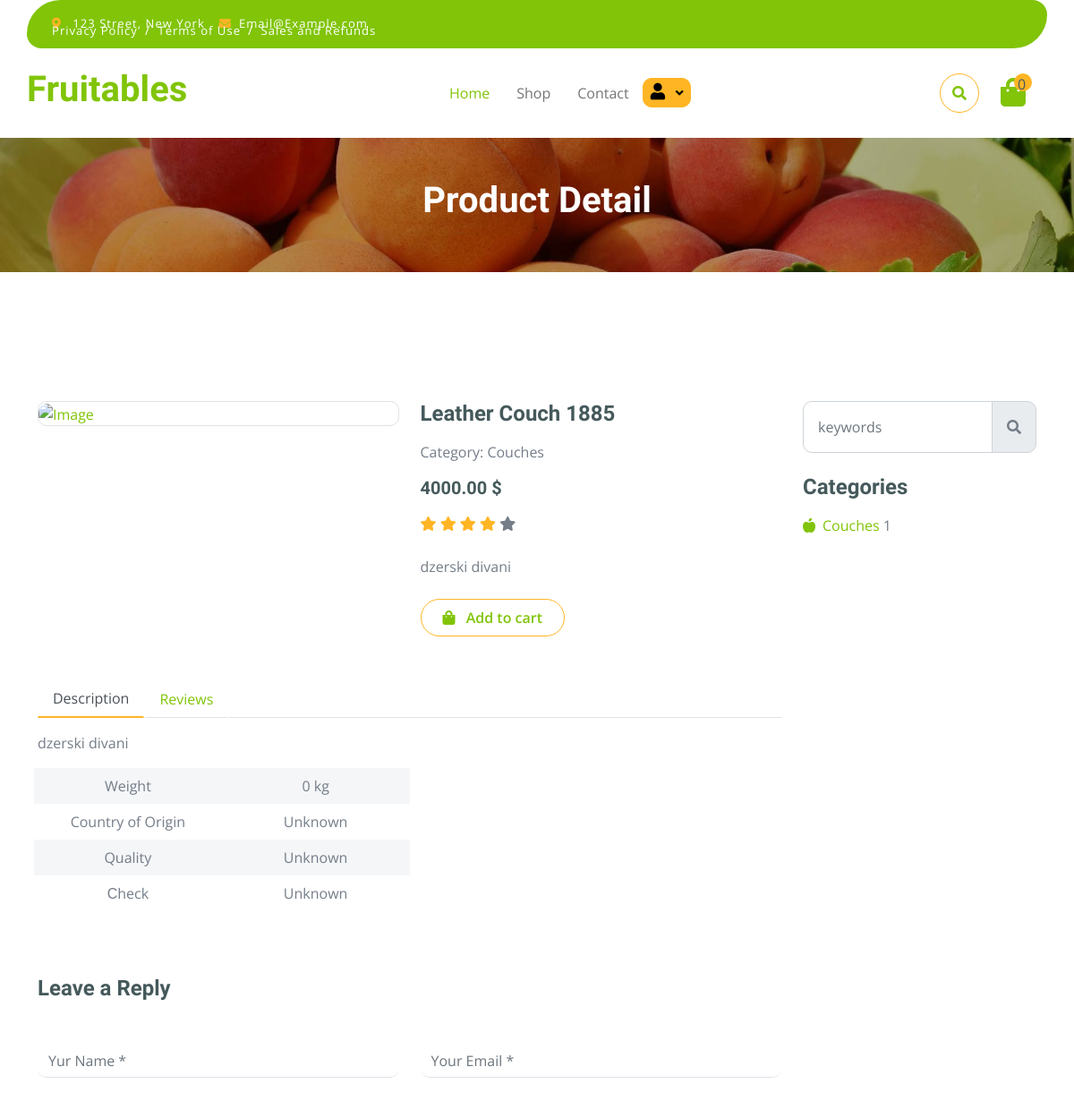
Before: /store/products/2/ (upper part) with the older database file.
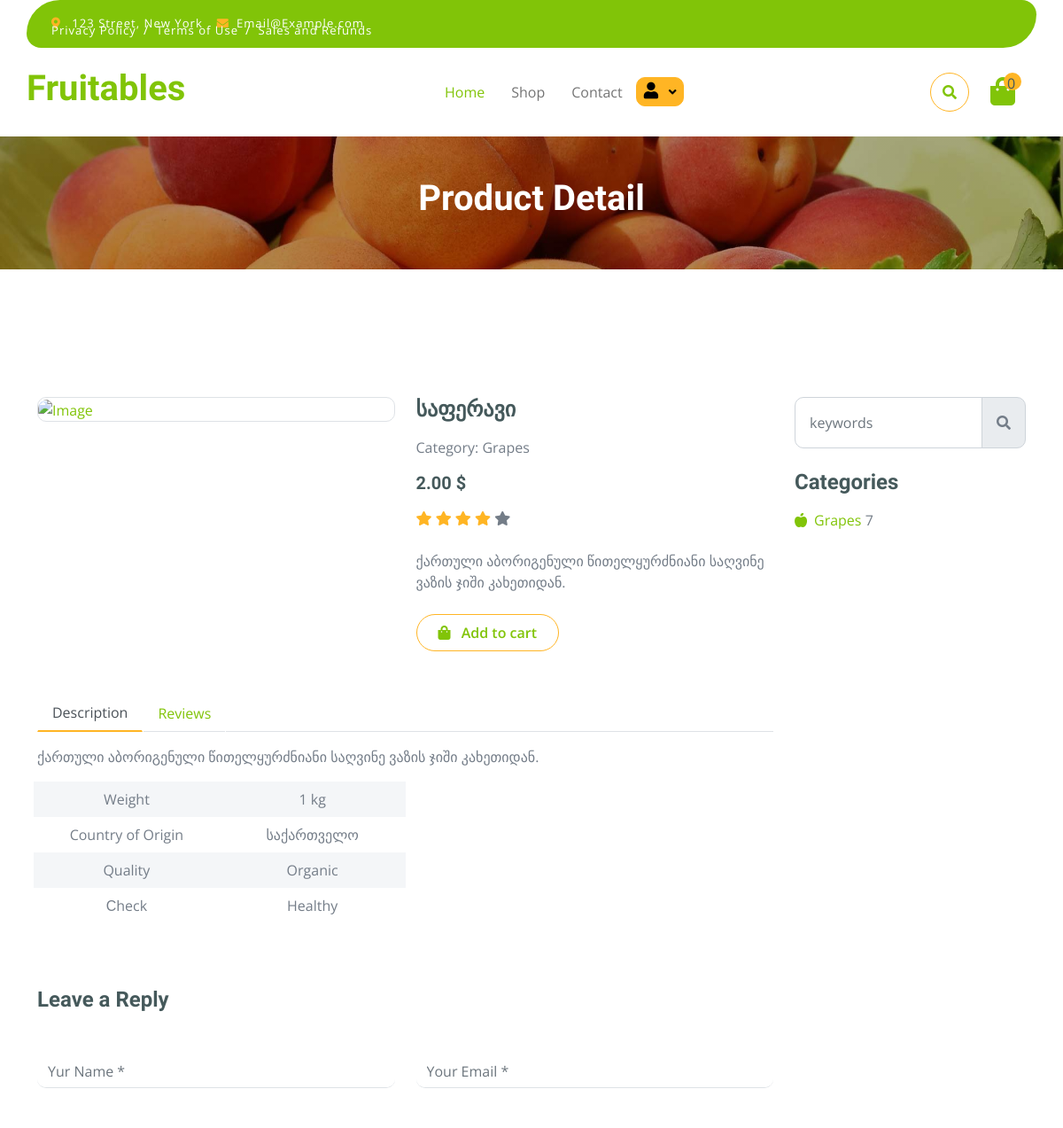
After: the same page with the newer database file.
### store/models.py (models this page shows, shortened)
class Product(models.Model):
    name = models.CharField(max_length=100, verbose_name=_('Name'))
    description = models.TextField(verbose_name=_('Description'))
    quantity = models.PositiveIntegerField(default=0, verbose_name=_('Quantity'))
    price = models.DecimalField(max_digits=10, decimal_places=2, verbose_name=_('Price'))
    image = VersatileImageField(upload_to=generate_image_path, null=True, blank=True)
    weight = models.PositiveIntegerField(default=0)
    country_of_origin = models.CharField(max_length=100, verbose_name=_('Country_of_origin'))
    quality = models.CharField(max_length=100)
    healthy = models.CharField(max_length=100)
    categories = models.ManyToManyField(Category, related_name='products')
    discount_percentage = models.DecimalField(max_digits=5, decimal_places=2, default=0,
                                              validators=[MinValueValidator(0), MaxValueValidator(100)])

class Category(models.Model):
    name = models.CharField(max_length=100)
    parent = models.ForeignKey(
        'self', on_delete=models.SET_NULL, null=True, blank=True, related_name='sub_categories'
    )
    def __str__(self):
        return self.name
    class Meta:
        verbose_name_plural = 'Categories'

### store/views.py (the view)
# urls.py: path('store/products/<int:product_id>/', views.ProductDetailView.as_view(), name='product_detail'),
class ProductDetailView(DetailView):
    model = Product
    template_name = 'product_detail.html'
    context_object_name = 'product'
    pk_url_kwarg = 'product_id'
    def get_context_data(self, **kwargs):
        context = super().get_context_data(**kwargs)
        product = self.get_object()
        category = product.categories.get()
        product_count = get_products_for_category(category).count()
        context['product_count'] = product_count
        return context

### store/context_processors.py (called while the page is built)
def cart_items_total_quantity(request):
    if request.user.is_authenticated:
        user_cart = UserCart.objects.filter(user=request.user).first()
        total_quantity = sum(item.quantity for item in user_cart.items.all()) if user_cart else 0
        if user_cart:
            return {'total_quantity': total_quantity}
    return {
        'total_quantity': 0,
    }

### store/views.py (called while the page is built)
def get_all_categories(category):
    all_category = [category]
    for sub_category in category.sub_categories.all():
        all_category.extend(get_all_categories(sub_category))
    return all_category

def get_products_for_category(category):
    all_category = get_all_categories(category)
    return Product.objects.filter(categories__in=all_category).distinct()

### store/templates/product_detail.html (shortened to what the changed rows need)
{% extends "base.html" %}
{% load static i18n %}
{% block content %}
<!DOCTYPE html>
<html lang="en">
<head>
</head>
<body>
        <div class="container-fluid page-header py-5">
            <h1 class="text-center text-white display-6">{% trans "Product Detail" %}</h1>
        </div>
        <div class="container-fluid py-5 mt-5">
            <div class="container py-5">
                <div class="row g-4 mb-5">
                    <div class="col-lg-8 col-xl-9">
                        <div class="row g-4">
                            <div class="col-lg-6">
                                <h4 class="fw-bold mb-3">{{ product.name }}</h4>
                                <p class="mb-3">Category: {{ product.categories.get }}</p>
                                <h5 class="fw-bold mb-3">{{ product.price }} $</h5>
                                <div class="d-flex mb-4">
                                    <i class="fa fa-star text-secondary"></i>
                                    <i class="fa fa-star text-secondary"></i>
                                    <i class="fa fa-star text-secondary"></i>
                                    <i class="fa fa-star text-secondary"></i>
                                    <i class="fa fa-star"></i>
                                </div>
                                <p class="mb-4">{{ product.description }}</p>
                                <form action="{% url 'add_cart_item' %}" method="POST" class="d-inline">
                                    <button type="submit" class="btn border border-secondary rounded-pill px-4 py-2 mb-4 text-primary">
                                        <i class="fa fa-shopping-bag me-2 text-primary"></i> Add to cart</button>
                                </form>
                            </div>
                            <div class="col-lg-12">
                                <div class="tab-content mb-5">
                                    <div class="tab-pane active" id="nav-about" role="tabpanel" aria-labelledby="nav-about-tab">
                                        <p>{{ product.description}}</p>
                                        <div class="px-2">
                                            <div class="row g-4">
                                                <div class="col-6">
                                                    <div class="row bg-light align-items-center text-center justify-content-center py-2">
                                                        <div class="col-6">
                                                            <p class="mb-0">{{ product.weight }} kg</p>
                                                        </div>
                                                    </div>
                                                    <div class="row text-center align-items-center justify-content-center py-2">
                                                        <div class="col-6">
                                                            <p class="mb-0">{{ product.country_of_origin}}</p>
                                                        </div>
                                                    </div>
                                                    <div class="row bg-light text-center align-items-center justify-content-center py-2">
                                                        <div class="col-6">
                                                            <p class="mb-0">{{ product.quality }}</p>
                                                        </div>
                                                    </div>
                                                    <div class="row text-center align-items-center justify-content-center py-2">
                                                        <div class="col-6">
                                                            <p class="mb-0">{{ product.healthy }}</p>
                                                        </div>
                                                    </div>
                                                </div>
                                            </div>
                                        </div>
                                    </div>
                                </div>
                            </div>
                        </div>
                    </div>
                    <div class="col-lg-4 col-xl-3">
                        <div class="row g-4 fruite">
                            <div class="col-lg-12">
                                <div class="mb-4">
                                    <ul class="list-unstyled fruite-categorie">
                                        <li>
                                            <div class="d-flex justify-content-between fruite-name">
                                                <a href="{% url 'category_list' category_id=product.categories.get.id %}"><i class="fas fa-apple-alt me-2"></i>{{ product.categories.get }}</a>
                                                <span>{{ product_count }}</span>
                                            </div>
                                        </li>
                                    </ul>
                                </div>
                            </div>
                        </div>
                    </div>
                </div>
            </div>
        </div>
</body>
</html>
{% endblock %}

Changed rows visible on the page:
changed Product: name "Leather Couch 1885" → "საფერავი"; categories.get "Couches" → "Grapes"; price "4000.00" → "2.00"; description "dzerski divani" → "ქართული აბორიგენული წითელყურძნიანი საღვინე ვაზის ჯიში კახეთიდან."; weight "0" → "1"; country_of_origin "Unknown" → "საქართველო"; quality "Unknown" → "Organic"; healthy "Unknown" → "Healthy"
Other visible differences:
{{ product_count }}: "1" → "7"
